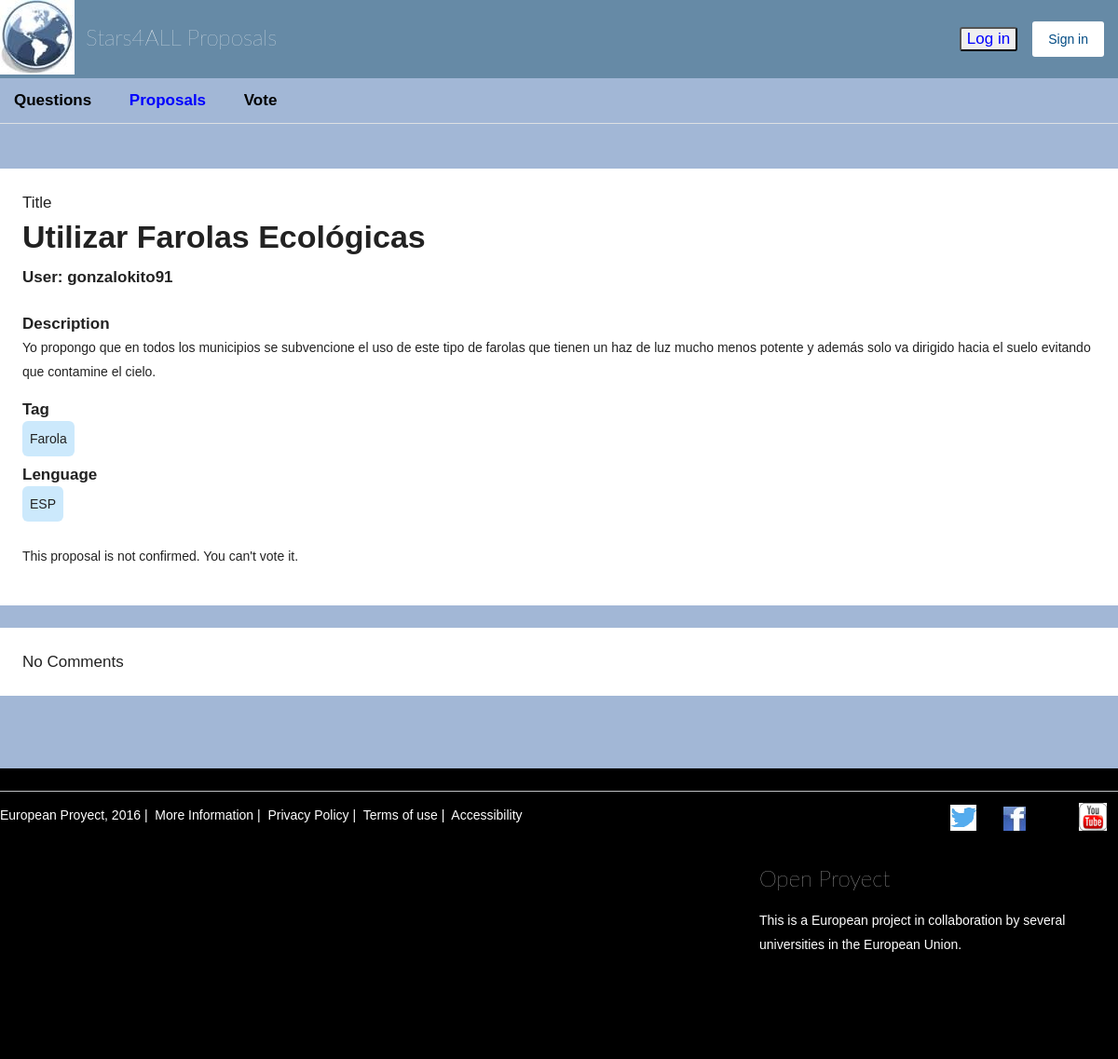
Page /VerProp.php?variable1=gonzalokito91&variable2=2 on the earlier database version.
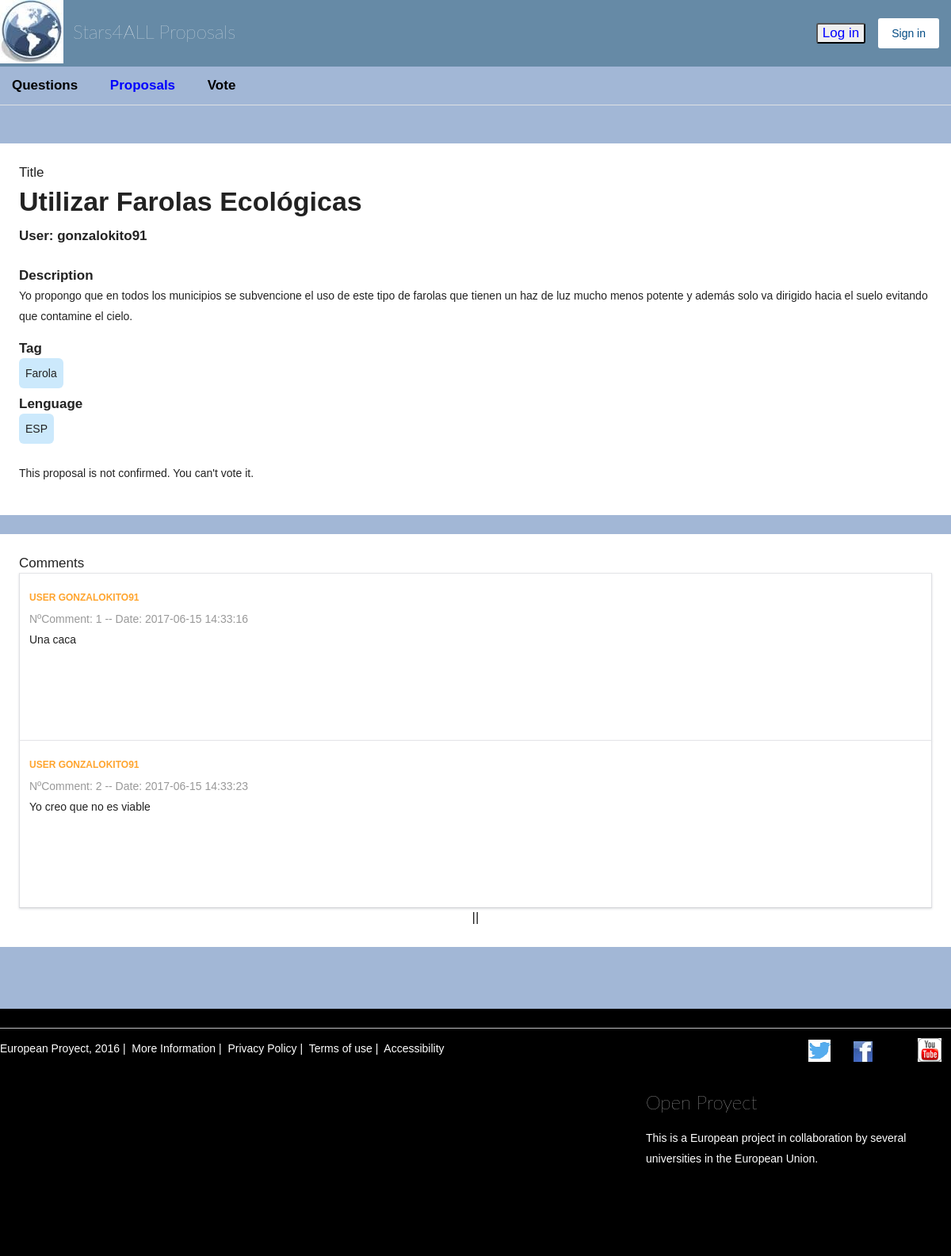
Same page on the later database version.
### tables this page shows
CREATE TABLE `comentarios` (
  `Ind_Comentario` int(11) NOT NULL,
  `Propietario` varchar(45) NOT NULL,
  `N_Propuesta` int(11) NOT NULL,
  `Usuario_Comentario` varchar(100) NOT NULL,
  `Comentario` varchar(5000) NOT NULL,
  `Fecha` timestamp NOT NULL DEFAULT CURRENT_TIMESTAMP
);

### VerProp.php (the view, shortened to what this page needs)
<!DOCTYPE html>
<?php
$cantidad_resultados_por_pagina = 10;
if (isset($_GET["pagina"])) {
	if (is_string($_GET["pagina"])) {
		 if (is_numeric($_GET["pagina"])) {
			 if ($_GET["pagina"] == 1) {
				 header("Location: VerProp.php?variable1=".$_GET['variable1']."&variable2=".$_GET['variable2']."");
				 die();
			 } else {
				 $pagina = $_GET["pagina"];
			};
		 } else {
			 header("Location: VerProp.php?variable1=".$_GET['variable1']."&variable2=".$_GET['variable2']."");
			die();
		 };
	};
} else {
	$pagina = 1;
};
$empezar_desde = ($pagina-1) * $cantidad_resultados_por_pagina;
?>
<html lang="es" data-current-user-id="" class="turbolinks-progress-bar"><head>
    <link rel="stylesheet" media="screen" href="./css/application-53523c481b0762fedc07b8a19a71a8c4f5c06ebe0617a04e0a8b14e6861d4d2b.css">
<?php $Propietario= $_GET['variable1']; $N_Prop= $_GET['variable2'];
$consulta_resultados = mysql_query("
SELECT Titulo_Propuesta,Cuerpo_Propuesta,N_Comentarios,Propietario,N_Propuesta,Votos,Etiqueta,Idioma,Confirmacion,Fecha_Creacion
FROM propuestas WHERE Propietario='$Propietario' and N_Propuesta=$N_Prop");
$datos = mysql_fetch_array($consulta_resultados);
$Conf=$datos['Confirmacion'];
?></head>
<header >
 <div class="row">
    <div class="top-bar">
      <div id="responsive-menu">
        <div class="top-bar-title">
          <a class="hide-for-small-only" accesskey="/" href="./Main.php">
            <img class="hide-for-small-only float-left" src="./css/logo_header-7ffa742c7ffca6e7c1090ee66359b54816619563ddb615f4eaec882e9e1026ea.png" width="80" height="80">
               Stars4ALL Proposals
</a>        </div>
        <div class="top-bar-right">
          <ul class="menu">
  <li>
    <form <?php if ($_SESSION['login']==1){ echo 'style="display:none;"'; } ?> method="post" action="./Main.php" >
	<input style="color:blue;" type="submit" name="commit1" value="Log in">
	</form>
  </li>
  <li>
    <a <?php if ($_SESSION['login']==1){ echo 'style="display:none;"'; } ?> class="button" href="./Registrarse.php">Sign in</a>
  </li>
          </ul>
        </div>
      </div>
    </div>
  </div>
  <div class="subnavigation expanded">
    <div class="row">
      <div class="hide-for-small-only">
        <div class="small-12 medium-9 column">
  <ul>
      <li>
        <a accesskey="d" style="color:black" href="./Debates.php">Questions</a>
      </li>
    <li>
      <a accesskey="p" style="color:blue" href="./PropuestasCiudadanas.php">Proposals</a>
    </li>
    <li>
      <a accesskey="v" style="color:black" href="./PropuestasCiudadanasV.php">Vote</a>
    </li>
  </ul>
</div>
      </div>
    </div>
  </div>
</header>
<body class="wrapper margin-top">
    <div class="wrapper margin-top">
      <div class="row">
      </div>
      <div class="row auth">
        <main>
          <div class="column small-centered panel padding margin-bottom">
<div>Title</div>
<h2><?php echo $datos['Titulo_Propuesta'];?></h2>
<form  class="new_user" id="new_user" action="" accept-charset="UTF-8" method="post">
  <div class="row" >
    <div class="small-12 column">
<label>User: <?php echo $datos['Propietario']; ?></label></br>
      <label for="description">Description</label>
	  <p><?php echo $datos['Cuerpo_Propuesta']; ?><p>
	  <label for="etiqueta">Tag</label>
  <span id="tags" class="tags">
      <a><?php echo $datos['Etiqueta'] ?></a>
  </span>
  <label for="etiqueta">Lenguage</label>
  <span id="tags" class="tags">
      <a><?php echo $datos['Idioma'] ?></a>
  </span>
    </div>
  </div>
    <form class="in-favor" method="post" <?php if ($_SESSION['login']==0){ echo 'style="display:none;"'; } ?>>
        <p <?php if ($Conf==1){ echo 'style="display:none;"'; } ?>>This proposal is not confirmed. You can't vote it.<p>
</input>  </form>
</form>
          </div>
		  <div class="column small-centered panel padding margin-bottom">
		  <?php
$obtener_todo_BD = "SELECT * FROM comentarios
WHERE Propietario='$datos[Propietario]' AND N_Propuesta=$datos[N_Propuesta]
ORDER BY Fecha";
$consulta_todo = mysql_query($obtener_todo_BD);
$total_registros = mysql_num_rows($consulta_todo);
$consulta_resultados = mysql_query("
SELECT * FROM comentarios
WHERE Propietario='$datos[Propietario]' AND N_Propuesta=$datos[N_Propuesta]
ORDER BY Fecha
LIMIT $empezar_desde, $cantidad_resultados_por_pagina");
?>
<?php if ($total_registros==0) {echo "No Comments";}else{echo "Comments";}?>
<?php while($datos = mysql_fetch_array($consulta_resultados)){
	$variable1=$datos['Usuario_Comentario'];
	$variable2=$datos['Comentario'];
	$variable3=$datos['Ind_Comentario'];?>
	<div id="proposal_13745" class="proposal clear " data-type="proposal">
  <div class="panel">
    <div class="row">
      <div class="small-12 medium-9 column">
        <div class="proposal-content">
            <span class="label-proposal float-left">User <?php echo $variable1 ?></span>
            <p class="proposal-info">
              <span>NºComment: <?php echo $variable3 ?> --</span>
			  <span>Date: <?php echo $datos['Fecha']?></span>
            </p>
            <div class="proposal-description">
              <p><?php echo $variable2 ?></p>
            </div>
        </div>
      </div>
    </div>
  </div>
</div>
<?php
};
?>
<div class="pagination-centered">
    <nav>
<?php
if ($total_registros<>0) {
echo "<li style='list-style:none;text-align: center;' center;=''>";
echo "||";
echo "</li>";
}?>
    </nav>
  </div>
		  </div>
        </main>
      </div>
      <div class="push"></div>
    </div>
 <div class="footer">
 <footer>
  <div class="row">
  <div class="subfooter row">
    <div class="small-12 medium-8 column">
      <p>
        European Proyect, 2016&nbsp;|&nbsp;
        <a href="./">More Information</a>&nbsp;|&nbsp;
        <a href="./">Privacy Policy</a>&nbsp;|&nbsp;
        <a href="./CondicionesUSO.html">Terms of use</a>&nbsp;|&nbsp;
        <a href="./Accesibilidad.html">Accessibility</a>
      </p>
    </div>
    <div class="small-12 medium-4 column social">
      <div class="text-right">
        <ul>
            <li class="inline-block">
              <a target="_blank" title="Twitter (se abre en ventana nueva)" href="https://twitter.com/stars4all_es">
                <span class="icon-twitter" aria-hidden="true"></span>
</a>            </li>
            <li class="inline-block">
              <a target="_blank" title="Facebook (se abre en ventana nueva)" href="https://es-la.facebook.com/stars4all/?ref=page_internal">
                <span class="icon-facebook" aria-hidden="true"></span>
</a>            </li>
            <li class="inline-block">
            </li>
            <li class="inline-block">
              <a target="_blank" title="YouTube (se abre en ventana nueva)" href="https://www.youtube.com/.../UCIYulJmvihMGfRB2SsUkDpQ">
                <span class="icon-youtube" aria-hidden="true"></span>
</a>            </li>
        </ul>
      </div>
    </div>
  </div>
      <div class="small-12 large-4 column">
      <h1 class="logo">
        <a href="./decide%20Madrid.html">Open Proyect</a>
      </h1>
      <p class="info">
	  This is a European project in collaboration by several universities in the European Union.
      </p>
    </div>
	</div>
</footer>
</div>
</body></html>

Differences in the rows shown:
added comentarios: Usuario_Comentario "GONZALOKITO91", Ind_Comentario "1", Fecha "2017-06-15 14:33:16", Comentario "Una caca"
added comentarios: Usuario_Comentario "GONZALOKITO91", Ind_Comentario "2", Fecha "2017-06-15 14:33:23", Comentario "Yo creo que no es viable"
Other differences:
text no longer shown: "No Comments"
text now shown: "Comments ||"
